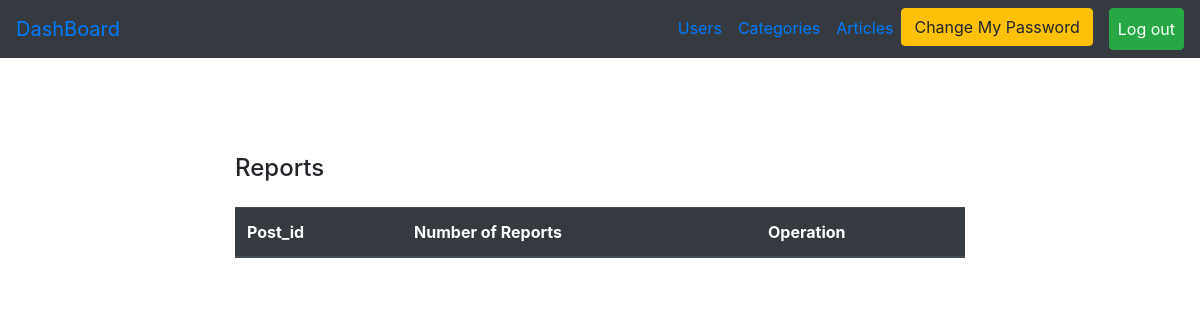
Page /Admin/reports.php (signed in) on the earlier database version.
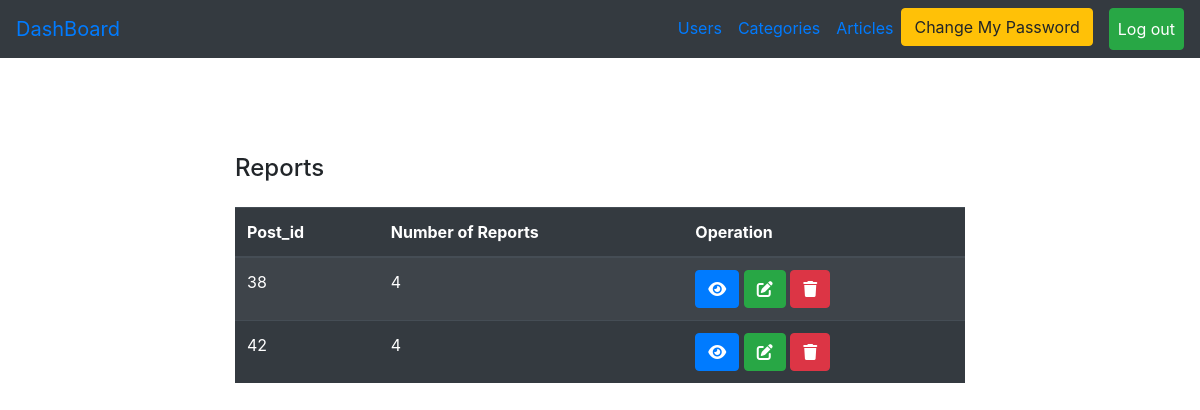
Same page on the later database version.
### tables this page shows
CREATE TABLE `posts` (
  `post_id` int(11) NOT NULL,
  `title` varchar(255) NOT NULL,
  `description` varchar(255) NOT NULL,
  `status` enum('0','1') DEFAULT '0',
  `user_id` int(11) NOT NULL,
  `category_id` int(11) NOT NULL,
  `created_at` timestamp NULL DEFAULT NULL,
  `updated_at` timestamp NULL DEFAULT NULL
);

### Admin/reports.php (the view, shortened to what this page needs)
<?php
include("initials.php");
if (isset($_SESSION['login'])) {
    $page = "All";
    if ($page == "All") {
        $statment = $connect->prepare("SELECT posts.post_id,COUNT(reports.id) AS NumberOfReports FROM posts
        LEFT JOIN reports ON posts.post_id = reports.post_id
        GROUP BY post_id
        HAVING COUNT(reports.id) >= 3
        ORDER BY NumberOfReports DESC");
        $statment->execute();
        $result = $statment->fetchall();
?>
        <div class="container mt-5 ">
            <div class="row">
                <div class="col-md-8 m-auto pt-5">
                    <div>
                        <div class="d-flex justify-content-between ">
                            <h4 class="text-center mb-4"> Reports
                            </h4>
                        </div>
                        <table class="table table-striped table-dark ">
                            <thead>
                                <tr>
                                <th scope="col"> Post_id </th>
                                    <th scope="col"> Number of Reports </th>
                                    <th scope="col">Operation</th>
                                </tr>
                            </thead>
                            <tbody>
                                <?php
                                foreach ($result as $item) {
                                        ?>
                                    <tr>
                                        <td><?php echo $item['post_id'] ?></td>
                                        <td><?php echo $item['NumberOfReports'] ?></td>
                                        <td>
                                            <a href="posts.php?page=show&post_id=<?php echo $item['post_id'] ?>" class="btn btn-primary"><i class="fa-solid fa-eye"></i></a>
                                            <a href="posts.php?page=edit&post_id=<?php echo $item['post_id'] ?>" class="btn btn-success"><i class="fa-solid fa-pen-to-square"></i></a>
                                            <a href="posts.php?page=delete&post_id=<?php echo $item['post_id'] ?>" class="btn btn-danger"><i class="fa-solid fa-trash"></i></a>
                                        </td>
                                    </tr>
                                    <?php
                                }
                                ?>
                            </tbody>
                        </table>
                    </div>
                </div>
            </div>
        </div>
<?php
    }
} else {
    $_SESSION['message'] = "Please Login First";
    header("Location:../login.php");
}
include("Includes/temp/footer.php");
?>

Differences in the rows shown:
added posts: post_id "38", NumberOfReports "4"
added posts: post_id "42", NumberOfReports "4"
